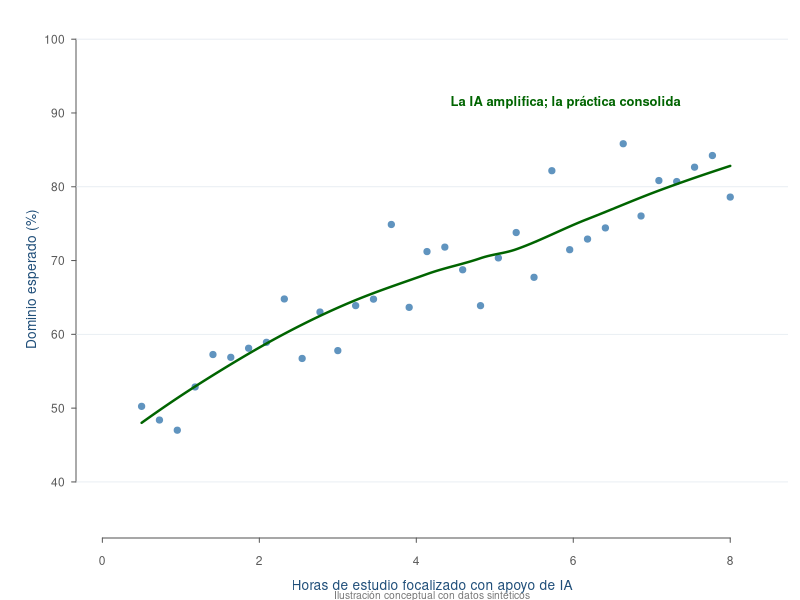

Reproduce this figure in R.
set.seed(3213)

horas <- seq(0.5, 8, length.out = 34)
dominio <- 43 + 7.4 * horas - 0.36 * horas^2 + rnorm(length(horas), 0, 4.2)
dominio <- pmin(100, pmax(35, dominio))

argumentos <- commandArgs(trailingOnly = FALSE)
archivo_script <- sub("^--file=", "", argumentos[grep("^--file=", argumentos)])
directorio_script <- if (length(archivo_script)) dirname(normalizePath(archivo_script)) else getwd()
salida <- file.path(directorio_script, "figuras", "potencial_ia.pdf")
dir.create(dirname(salida), recursive = TRUE, showWarnings = FALSE)

cairo_pdf(salida, width = 7.2, height = 2.35, family = "sans")
par(
  mar = c(3.1, 3.8, 1.0, 0.6),
  mgp = c(1.8, 0.55, 0),
  tcl = -0.22,
  las = 1,
  cex.axis = 0.72,
  cex.lab = 0.82,
  fg = "#5A5A5A",
  col.axis = "#5A5A5A",
  col.lab = "#1F4E79"
)

plot(
  horas, dominio,
  xlab = "Horas de estudio focalizado con apoyo de IA",
  ylab = "Dominio esperado (%)",
  xlim = c(0, 8.4), ylim = c(35, 100),
  pch = 21, bg = adjustcolor("#4682B4", 0.58), col = "white", cex = 1.12,
  bty = "n"
)
abline(h = seq(40, 100, 20), col = "#E4EAF0", lwd = 0.8)
points(
  horas, dominio,
  pch = 21, bg = adjustcolor("#4682B4", 0.65), col = "white", cex = 1.12
)

ajuste <- loess(dominio ~ horas, span = 0.72)
x_pred <- seq(min(horas), max(horas), length.out = 200)
y_pred <- predict(ajuste, newdata = data.frame(horas = x_pred))
lines(x_pred, y_pred, col = "#006400", lwd = 2.4)

text(5.9, 91.5, "La IA amplifica; la práctica consolida", col = "#006400", cex = 0.78, font = 2)
mtext("Ilustración conceptual con datos sintéticos", side = 1, line = 2.25, cex = 0.62, col = "#777777")
dev.off()
